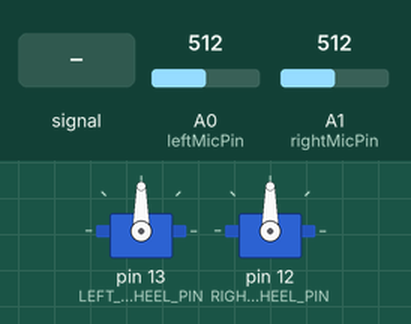
This sketch was run on a simulated Arduino Uno, built with avr-gcc and run on an emulated ATmega328P. On the bench: 2 × servo. Inputs (shaded band) come from the test bench; at power-on: A0 (leftMicPin) = 512, A1 (rightMicPin) = 512. What the sketch prints to the serial monitor is not drawn. At 8.3 s the program stops and its outputs stay as they are.

Above: at 0.1 s.
1.8 s: A0 (leftMicPin) set to 306
4.8 s: A1 (rightMicPin) set to 122
At 5.6 s:
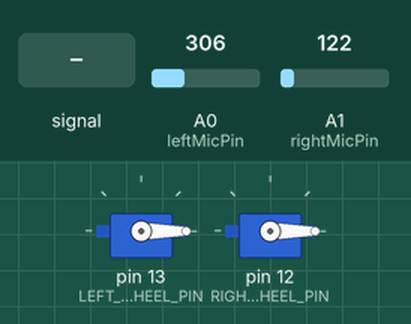
7.8 s: A0 (leftMicPin) fed a 2 Hz sine of ±306 counts around its level
At 8.05 s:
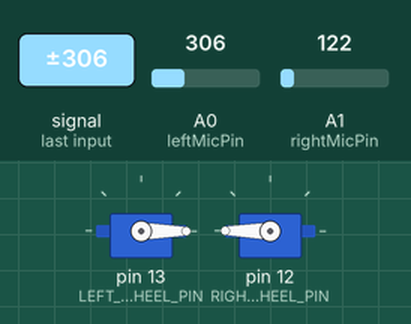
Timing chart, 0 to 9.8 s (numbered marks = the images above; inputs shaded):
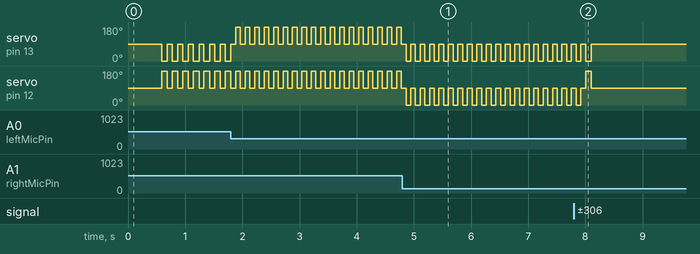

Measured:
- after the input at 7.8 s, servo on pin 13 (LEFT_WHEEL_PIN): goes on until 8.1 s, then stays 90°
- by itself, servo on pin 13 (LEFT_WHEEL_PIN), servo on pin 12 (RIGHT_WHEEL_PIN): alternates 90° for 0.09 s and 0° for 0.08 s

The sketch:

sound_detection_.ino
```cpp
#include <Servo.h>

const int leftMicPin = A0;   // Left microphone (e.g., facing left)
const int rightMicPin = A1;  // Right microphone (e.g., facing right)

const int LEFT_WHEEL_PIN = 13;
const int RIGHT_WHEEL_PIN = 12;

// Settings
const int samplesPerMic = 20;      // Number of readings per mic sample
const int soundBalanceThreshold = 30;  // How much louder one side needs to be to rotate
const int veryLoudThreshold = 600;     // Loudness level to stop completely
const int moveForwardTime = 100;       // Move time per adjustment (in ms)
const int rotateAdjustmentTime = 80;   // Rotate time for small adjustment

Servo leftWheel, rightWheel;

void setup() {
  Serial.begin(9600);
  leftWheel.attach(LEFT_WHEEL_PIN);
  rightWheel.attach(RIGHT_WHEEL_PIN);

  stopMotors();
  delay(500);

  Serial.println("🔍 Starting continuous sound tracking...");
}

void loop() {
  int leftLevel = measureMic(leftMicPin);
  int rightLevel = measureMic(rightMicPin);

  Serial.print("Left: ");
  Serial.print(leftLevel);
  Serial.print(" | Right: ");
  Serial.println(rightLevel);

  // Check if very loud sound detected
  if (leftLevel >= veryLoudThreshold || rightLevel >= veryLoudThreshold) {
    Serial.println("🎯 VERY LOUD sound detected. Stopping.");
    stopMotors();
    while (true); // Stay stopped forever
  }

  // Determine which way to rotate
  int diff = leftLevel - rightLevel;

  if (abs(diff) < soundBalanceThreshold) {
    // Sounds are balanced → Move forward
    Serial.println("🚗 Driving forward...");
    driveForward(moveForwardTime);
  }
  else if (diff > 0) {
    // Left louder → Turn left slightly
    Serial.println("↩️ Adjusting left...");
    rotateLeft(rotateAdjustmentTime);
  }
  else {
    // Right louder → Turn right slightly
    Serial.println("↪️ Adjusting right...");
    rotateRight(rotateAdjustmentTime);
  }
}

// --- Helper Functions ---

int measureMic(int micPin) {
  long total = 0;
  for (int i = 0; i < samplesPerMic; i++) {
    total += analogRead(micPin);
    delay(2);
  }
  return total / samplesPerMic;
}

void driveForward(int duration) {
  leftWheel.write(0);    // Adjusted for your wheel setup
  rightWheel.write(180); // Adjusted for your wheel setup
  delay(duration);
  stopMotors();
}

void rotateLeft(int duration) {
  leftWheel.write(0);    // Left wheel backward
  rightWheel.write(0);   // Right wheel forward (inverted)
  delay(duration);
  stopMotors();
}

void rotateRight(int duration) {
  leftWheel.write(180);  // Left wheel forward
  rightWheel.write(180); // Right wheel backward (inverted)
  delay(duration);
  stopMotors();
}

void stopMotors() {
  leftWheel.write(90);
  rightWheel.write(90);
}
```
